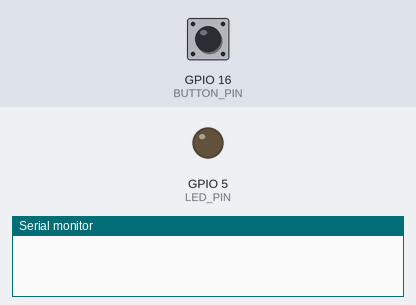
Bench run of a sketch on a simulated ESP32. Parts: output pins drawn as LEDs (lit = HIGH), the last lines printed to the serial monitor. Dashed ring = blinking. Inputs (shaded band) come from the test bench; at power-on: GPIO 16 (BUTTON_PIN) HIGH. WiFi joins after 1.5 s; servers stay silent unless stated.

Above: at 1.2 s.
1.3 s: GPIO 16 (BUTTON_PIN) pulled LOW for 0.15 s
At 1.7 s:
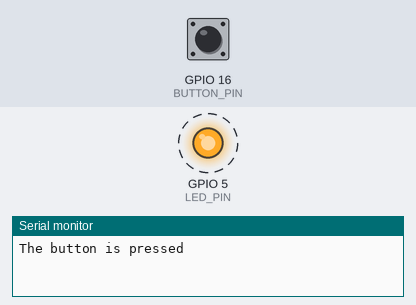
At 4.7 s:
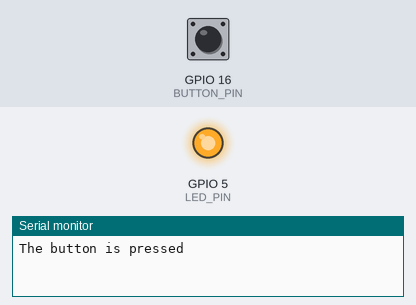
Timing chart, 0 to 6.2 s (numbered marks = the images above; inputs shaded):
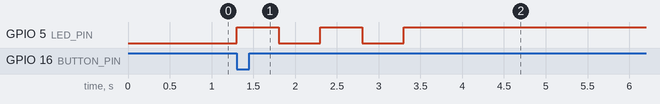

The sketch:

connect_wifi.ino
```cpp
#define BUTTON_PIN 16
#define LED_PIN    5
#include "WiFi.h"
// The below are variables, which can be changed
int led_state = LOW;    // the current state of LED
int button_state;       // the current state of button
int last_button_state;  // the previous state of button
bool startConnecting = false;
const char* ssid = "dormsecure";
const char* password =  "wiredisfaster";

void setup() {
  // put your setup code here, to run once:
  Serial.begin(9600);                // initialize serial
  pinMode(BUTTON_PIN, INPUT_PULLUP); // set ESP32 pin to input pull-up mode
  pinMode(LED_PIN, OUTPUT);          // set ESP32 pin to output mode
  button_state = digitalRead(BUTTON_PIN);
}

void loop() {
  last_button_state = button_state;
  button_state = digitalRead(BUTTON_PIN);

  if (last_button_state == HIGH && button_state == LOW) {
    Serial.println("The button is pressed");
    if(!startConnecting){
      WiFi.begin(ssid, password);
      while (WiFi.status() != WL_CONNECTED) {
        digitalWrite(LED_PIN, HIGH);
        delay(500);
        digitalWrite(LED_PIN, LOW);
        delay(500);
      }
      digitalWrite(LED_PIN, HIGH);
      startConnecting = true;
    }
  }
}
```

Measured:
- after the input at 1.3 s, GPIO 5 (LED_PIN): alternates HIGH for 0.50 s and LOW for 0.50 s, 5 changes in all, then stays HIGH, starting at once
